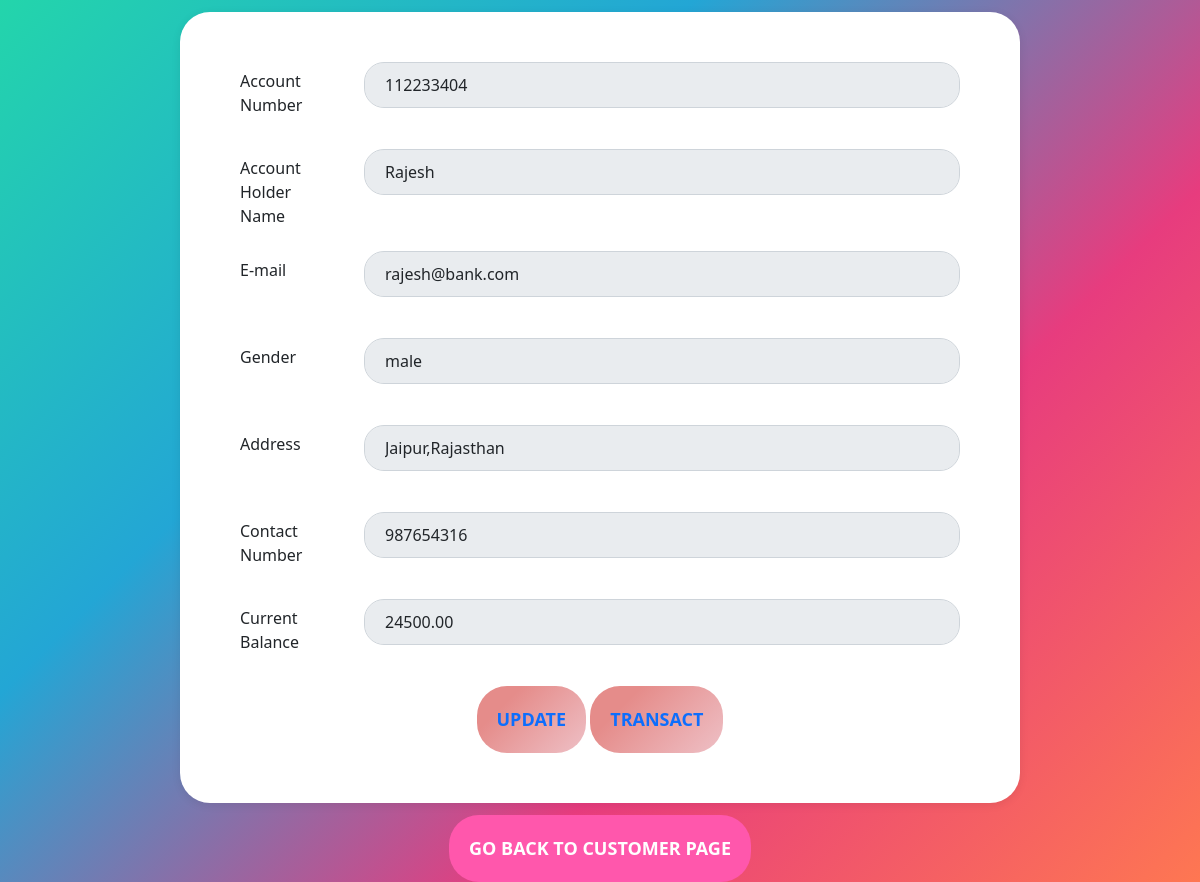
The page /info.php?account_number=112233404 on the database its author committed.
### tables this page shows
CREATE TABLE `detail` (
  `sno` int(4) NOT NULL,
  `account_number` int(9) NOT NULL,
  `name` varchar(20) NOT NULL,
  `email` varchar(30) NOT NULL,
  `gender` varchar(8) NOT NULL,
  `address` text DEFAULT NULL,
  `phoneno` bigint(10) DEFAULT NULL,
  `balance` decimal(10,2) NOT NULL,
  `dt` datetime NOT NULL DEFAULT current_timestamp()
);

### info.php (the view, shortened to what this page needs)
<?php
    $servername="localhost";
    $username="root";
    $password = "";
    $database="bank";
    $con= mysqli_connect($servername, $username, $password, $database);
?>
<!DOCTYPE html>
<html lang="en">
<head>
    <link href="https://cdn.jsdelivr.net/npm/bootstrap@5.0.1/dist/css/bootstrap.min.css" rel="stylesheet">
    <link rel="stylesheet" href="css/info.css">
</head>
<body>
<form class="registration-form">
    <?php
      $account_number= $_GET['account_number'];
        $sql = "SELECT * FROM `detail` WHERE account_number = '$account_number'";
        $result= mysqli_query($con,$sql);
            while($row = mysqli_fetch_assoc($result)){
            ?>
        <div class="mb-3 row form-group">
            <label for="AccountNumber" class="col-sm-2 col-form-label">Account Number</label>
            <div class="col-sm-10">
            <input type="number" readonly class="form-control item" name="account_number" id="account_number" value="<?php echo  $row['account_number'] ?>" placeholder="Account Number">
            </div>
        </div>
        <div class="mb-3 row form-group">
            <label for="AccountHolder" class="col-sm-2 col-form-label">Account Holder Name</label>
            <div class="col-sm-10">
            <input type="text" readonly class="form-control item" name="name" id="name" value="<?php echo  $row['name'] ?>">
            </div>
        </div>
        <div class="mb-3 row form-group">
            <label for="AccountHolder" class="col-sm-2 col-form-label">E-mail</label>
            <div class="col-sm-10">
            <input type="email" readonly class="form-control item" name="email" id="email" value="<?php echo  $row['email']?>" placeholder="Email">
            </div>
        </div>
        <div class="mb-3 row form-group">
            <label for="AccountHolder" class="col-sm-2 col-form-label">Gender</label>
            <div class="col-sm-10">
            <input type="text" readonly class="form-control item" name="gender" id="gender" value="<?php echo  $row['gender'] ?>" placeholder="Gender">
            </div>
        </div>
        <div class="mb-3 row form-group">
            <label for="AccountHolder" class="col-sm-2 col-form-label">Address</label>
            <div class="col-sm-10">
            <input type="text" readonly class="form-control item" name="address" id="address" value="<?php echo  $row['address'] ?>" placeholder="Address">
            </div>
        </div>
        <div class="mb-3 row form-group">
            <label for="AccountHolder" class="col-sm-2 col-form-label">Contact Number</label>
            <div class="col-sm-10">
            <input type="number" readonly class="form-control item" name="number" id="number" value="<?php echo  $row['phoneno'] ?>" placeholder="Contact Number">
            </div>
        </div>
        <div class="mb-3 row form-group">
            <label for="AccountHolder" class="col-sm-2 col-form-label">Current Balance</label>
            <div class="col-sm-10">
            <input type="text" readonly class="form-control item" name="balance" id="balance" value="<?php echo  $row['balance'] ?>" placeholder="Balance">
            </div>
        </div>
        <div class="start">
            <a href="update.php?account_number=<?php echo $row['account_number']?>&name=<?php echo $row['name']?>&email=<?php echo $row['email']?>
                &gender=<?php echo $row['gender']?>&address=<?php echo $row['address']?>&phoneno=<?php echo $row['phoneno']?>&balance=<?php echo $row['balance']?>"> <button type='button' class='info btn btn-outline-primary end'>UPDATE</button></a>
            <a href="transact.php?account_number=<?php echo $row['account_number']?>&name=<?php echo $row['name']?>"> <button type='button' class='info btn btn-outline-primary end'>TRANSACT</button></a>
        </div>
    </form>
              <?php
            }
    ?>
<a href=customer.php><button class="back">GO BACK TO CUSTOMER PAGE </button></a>
</body>
</html>

### css/info.css (style rules this page uses)
body { background:linear-gradient(-45deg,#FE7752,#E73C7E,#23A6D5,#23D5AB); margin-top: 1%; }
.registration-form { padding: 50px 0; }
.registration-form { background-color: #fff; max-width: 70%; margin: auto; padding: 50px 60px; border-radius: 30px; box-shadow: 0px 2px 10px rgb(0 0 0 / 8%); }
.registration-form .item { border-radius: 20px; margin-bottom: 25px; padding: 10px 20px; }
.back { border-radius: 30px; padding: 20px 20px; font-size: 18px; font-weight: bold; background-color: #ff57ac; border: none; color: white; margin:auto; margin-top: 1%; display: block; }
a { text-decoration:none; }
.start { text-align: center; }
.end { border-radius: 30px; padding: 20px 20px; font-size: 18px; font-weight: bold; border: none; background: linear-gradient(315deg, #eec0c6 0%, #e58c8a 74%); }

### rows shown on the page
detail: account_number "112233404", name "Rajesh", email "rajesh@bank.com", gender "male", address "Jaipur,Rajasthan", number "987654316", balance "24500.00"
